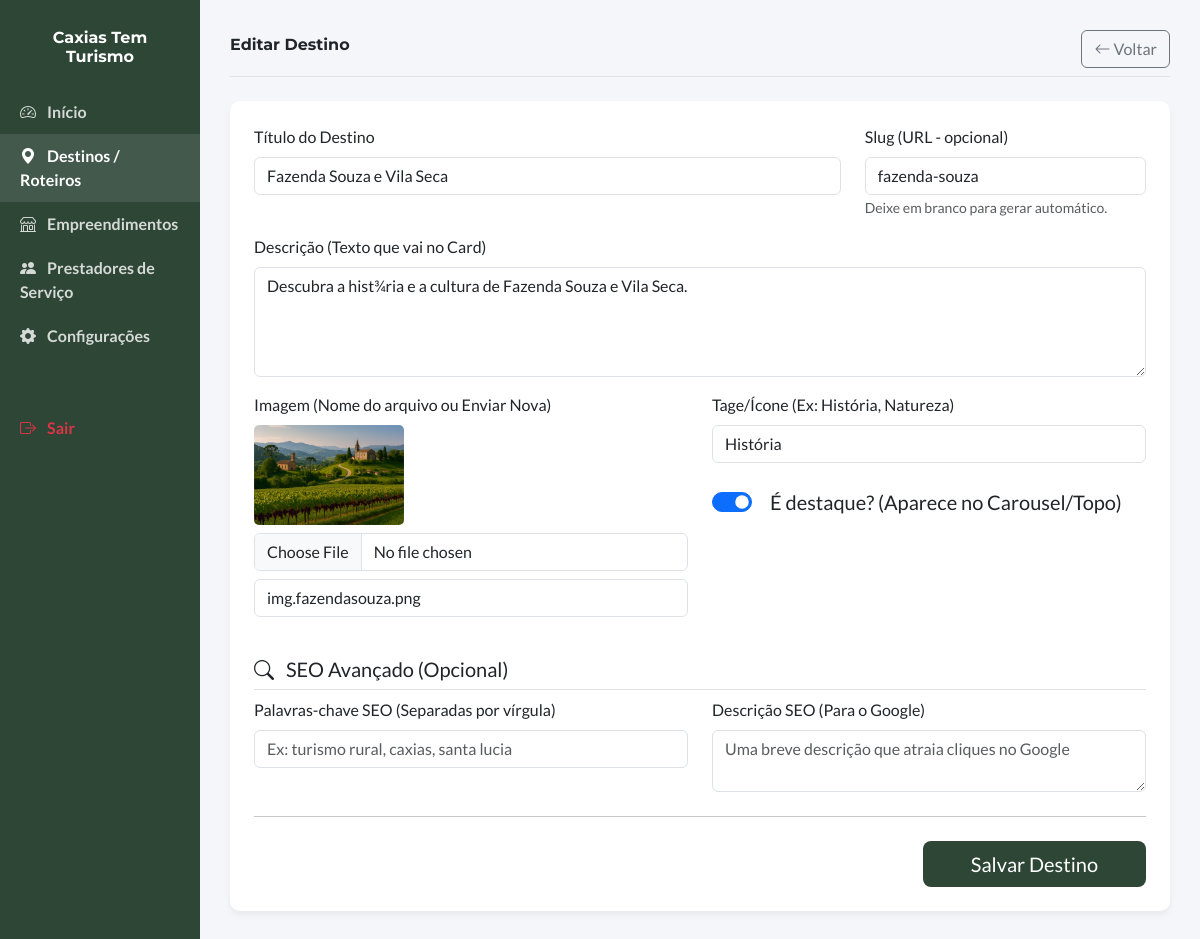
/admin/destino_form.php?id=2 (signed in), run on the app's committed database.
### tables this page shows
CREATE TABLE `destinos` (
  `id` int(11) NOT NULL AUTO_INCREMENT,
  `titulo` varchar(100) NOT NULL,
  `slug` varchar(100) NOT NULL,
  `descricao` text NOT NULL,
  `imagem` varchar(255) NOT NULL,
  `tags` varchar(255) DEFAULT NULL,
  `ordem` int(11) DEFAULT 0,
  `is_featured` tinyint(1) DEFAULT 0,
  `criado_em` timestamp NOT NULL DEFAULT current_timestamp(),
  `atualizado_em` timestamp NOT NULL DEFAULT current_timestamp() ON UPDATE current_timestamp(),
  `meta_keywords` varchar(255) DEFAULT '',
  `meta_description` text DEFAULT '',
  PRIMARY KEY (`id`),
  UNIQUE KEY `slug` (`slug`)
);

### admin/destino_form.php (the view, shortened to what this page needs)
<?php
require_once 'config.php';
$id = isset($_GET['id']) ? (int)$_GET['id'] : 0;
$acao = $id > 0 ? "Editar Destino" : "Novo Destino";
$destino = [
    'titulo' => '',
    'slug' => '',
    'descricao' => '',
    'imagem' => '',
    'tags' => '',
    'ordem' => 0,
    'is_featured' => 0,
    'meta_keywords' => '',
    'meta_description' => ''
];
if ($id > 0) {
    $stmt = $conn->prepare("SELECT * FROM destinos WHERE id = ?");
    $stmt->bind_param("i", $id);
    $stmt->execute();
    $res = $stmt->get_result();
    if($res->num_rows > 0) {
        $destino = $res->fetch_assoc();
    }
}
?>
<!DOCTYPE html>
<html lang="pt-BR">
<head>
    <link href="https://cdn.jsdelivr.net/npm/bootstrap@5.3.3/dist/css/bootstrap.min.css" rel="stylesheet">
    <link rel="stylesheet" href="https://cdn.jsdelivr.net/npm/bootstrap-icons@1.11.3/font/bootstrap-icons.min.css">
</head>
<body>
<div class="container-fluid">
    <div class="row">
        <div class="col-md-3 col-lg-2 sidebar px-0 d-none d-md-block">
            <h5 class="text-center mb-4 mt-2 navbar-brand">Caxias Tem<br>Turismo</h5>
            <a href="index.php"><i class="bi bi-speedometer2 me-2"></i> Início</a>
            <a href="destinos.php" class="active"><i class="bi bi-geo-alt-fill me-2"></i> Destinos / Roteiros</a>
            <a href="empreendimentos.php"><i class="bi bi-shop me-2"></i> Empreendimentos</a>
            <a href="prestadores.php"><i class="bi bi-people-fill me-2"></i> Prestadores de Serviço</a>
            <a href="configuracoes.php"><i class="bi bi-gear-fill me-2"></i> Configurações</a>
            <a href="logout.php" class="text-danger mt-5"><i class="bi bi-box-arrow-right me-2"></i> Sair</a>
        </div>
        <div class="col-md-9 col-lg-10 main-content">
            <div class="d-flex justify-content-between align-items-center mb-4 border-bottom pb-2">
                <h2 class="navbar-brand"><?php echo $acao; ?></h2>
                <a href="destinos.php" class="btn btn-outline-secondary">
                    <i class="bi bi-arrow-left"></i> Voltar
                </a>
            </div>
            <div class="card card-custom">
                <div class="card-body p-4">
                    <form action="destino_form.php<?php echo $id > 0 ? '?id='.$id : ''; ?>" method="POST" enctype="multipart/form-data">
                        <div class="row mb-3">
                            <div class="col-md-8">
                                <label class="form-label">Título do Destino</label>
                                <input type="text" class="form-control" name="titulo" required value="<?php echo htmlspecialchars($destino['titulo']); ?>" placeholder="Ex: Galópolis">
                            </div>
                            <div class="col-md-4">
                                <label class="form-label">Slug (URL - opcional)</label>
                                <input type="text" class="form-control" name="slug" value="<?php echo htmlspecialchars($destino['slug']); ?>" placeholder="Ex: galopolis">
                                <small class="text-muted">Deixe em branco para gerar automático.</small>
                            </div>
                        </div>
                        <div class="mb-3">
                            <label class="form-label">Descrição (Texto que vai no Card)</label>
                            <textarea class="form-control" name="descricao" rows="4" required><?php echo htmlspecialchars($destino['descricao']); ?></textarea>
                        </div>
                        <div class="row mb-3">
                            <div class="col-md-6">
                                <label class="form-label">Imagem (Nome do arquivo ou Enviar Nova)</label>
                                <?php if(!empty($destino['imagem'])): ?>
                                    <div class="mb-2">
                                        <img src="../img/<?php echo htmlspecialchars($destino['imagem']); ?>" style="max-height: 100px; border-radius: 5px;">
                                    </div>
                                <?php endif; ?>
                                <input type="file" class="form-control mb-2" name="img_upload" accept="image/*">
                                <input type="text" class="form-control" name="imagem_nome" value="<?php echo htmlspecialchars($destino['imagem']); ?>" placeholder="Ou digite o nome ex: img.galopolis.png">
                            </div>
                            <div class="col-md-6">
                                <label class="form-label">Tage/Ícone (Ex: História, Natureza)</label>
                                <input type="text" class="form-control" name="tags" value="<?php echo htmlspecialchars($destino['tags']); ?>">
                                <div class="mt-4 form-check form-switch fs-5">
                                    <input class="form-check-input" type="checkbox" role="switch" id="is_featured" name="is_featured" value="1" <?php echo $destino['is_featured'] ? 'checked' : ''; ?>>
                                    <label class="form-check-label ms-2" for="is_featured">É destaque? (Aparece no Carousel/Topo)</label>
                                </div>
                            </div>
                        </div>
                        <div class="row mb-3">
                            <div class="col-md-12">
                                <h5 class="border-bottom pb-2 mt-4"><i class="bi bi-search me-2"></i> SEO Avançado (Opcional)</h5>
                            </div>
                            <div class="col-md-6">
                                <label class="form-label">Palavras-chave SEO (Separadas por vírgula)</label>
                                <input type="text" class="form-control" name="meta_keywords" value="<?php echo htmlspecialchars($destino['meta_keywords'] ?? ''); ?>" placeholder="Ex: turismo rural, caxias, santa lucia">
                            </div>
                            <div class="col-md-6">
                                <label class="form-label">Descrição SEO (Para o Google)</label>
                                <textarea class="form-control" name="meta_description" rows="2" placeholder="Uma breve descrição que atraia cliques no Google"><?php echo htmlspecialchars($destino['meta_description'] ?? ''); ?></textarea>
                            </div>
                        </div>
                        <hr class="my-4">
                        <div class="text-end">
                            <button type="submit" class="btn btn-primary btn-lg px-5" style="background-color: #2E4636; border: none;">Salvar Destino</button>
                        </div>
                    </form>
                </div>
            </div>
        </div>
    </div>
</div>
</body>
</html>

### admin/destino_form.php (style rules this page uses)
body { font-family: 'Lato', sans-serif; background-color: #f4f6f9; }
.sidebar { min-height: 100vh; background-color: #2E4636; color: white; padding-top: 20px; }
.sidebar a { color: rgba(255,255,255,0.8); text-decoration: none; display: block; padding: 10px 20px; font-weight: bold; }
.sidebar a:hover, .sidebar a.active { background-color: rgba(255,255,255,0.1); color: white; }
.main-content { padding: 30px; }
.navbar-brand { font-family: 'Montserrat', sans-serif; font-weight: 700; }
.card-custom { background: white; border-radius: 10px; border: none; box-shadow: 0 4px 6px rgba(0,0,0,0.05); }

### data on the page
destinos: titulo "Fazenda Souza e Vila Seca", slug "fazenda-souza", descricao "Descubra a hist¾ria e a cultura de Fazenda Souza e Vila Seca.", imagem (picture), imagem_nome "img.fazendasouza.png", tags "História", is_featured "☑"

### other printed values
$acao "Editar Destino"
